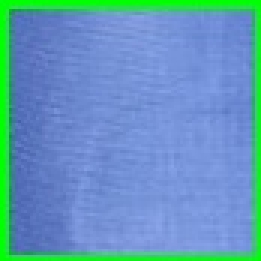
#> input picture 1.jpg, 87 x 87 px, found by its file name (shown 3 times larger)
$ python face1.py
#> lines starting #> are read from the running program, lines starting #| are printed output that depends on the picture
import cv2

face_cascade = cv2.CascadeClassifier(cv2.data.haarcascades + "haarcascade_frontalface_default.xml")

img = cv2.imread("datasets/vignesh0/1.jpg")
#> img is the input picture: shape (87, 87, 3); mean B, G, R 187, 152.4, 98.6

grey_img = cv2.cvtColor(img,cv2.COLOR_BGR2GRAY)
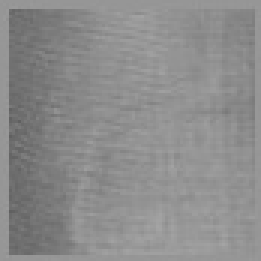
#> grey_img: shape (87, 87) (shown 3 times larger); min 96, max 164, mean 140.2

faces = face_cascade.detectMultiScale(grey_img,scaleFactor = 1.05,minNeighbors=5)
#> faces = ()

for x,y,w,h in faces:
	cropped=img[y:y+h,x:x+w]
	cv2.rectangle(img,(x,y),(x+w,y+h),(0,255,0),3)
	resized = cv2.resize(img, (int(img.shape[1]/2),int(img.shape[0]/2)))
	cv2.imwrite('1.jpg',cropped)
#> this loop made 0 passes

#> (the run stopped early here; a loop or call above may not have finished)
